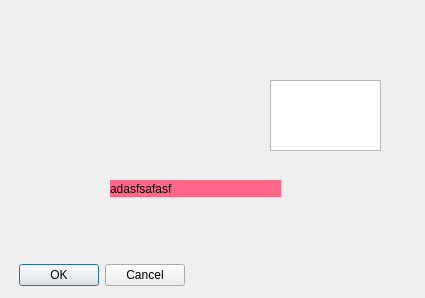
<?xml version="1.0" encoding="UTF-8"?>
<ui version="4.0">
 <class>Dialog</class>
 <widget class="QDialog" name="Dialog">
  <property name="geometry">
   <rect>
    <x>0</x>
    <y>0</y>
    <width>425</width>
    <height>298</height>
   </rect>
  </property>
  <property name="windowTitle">
   <string>Dialog</string>
  </property>
  <widget class="QDialogButtonBox" name="buttonBox">
   <property name="geometry">
    <rect>
     <x>9</x>
     <y>262</y>
     <width>176</width>
     <height>27</height>
    </rect>
   </property>
   <property name="orientation">
    <enum>Qt::Horizontal</enum>
   </property>
   <property name="standardButtons">
    <set>QDialogButtonBox::Cancel|QDialogButtonBox::Ok</set>
   </property>
  </widget>
  <widget class="QLabel" name="label">
   <property name="geometry">
    <rect>
     <x>40</x>
     <y>30</y>
     <width>41</width>
     <height>51</height>
    </rect>
   </property>
   <property name="autoFillBackground">
    <bool>false</bool>
   </property>
   <property name="styleSheet">
    <string notr="true">background-color: rgba(255, 255, 255, 10);</string>
   </property>
   <property name="text">
    <string/>
   </property>
   <property name="pixmap">
    <pixmap>../../../Documents/insinas 2017/python/bulb.jpeg</pixmap>
   </property>
   <property name="scaledContents">
    <bool>true</bool>
   </property>
  </widget>
  <widget class="QLabel" name="label_2">
   <property name="geometry">
    <rect>
     <x>100</x>
     <y>30</y>
     <width>41</width>
     <height>51</height>
    </rect>
   </property>
   <property name="text">
    <string/>
   </property>
   <property name="pixmap">
    <pixmap>../../../Documents/insinas 2017/python/bulb.jpeg</pixmap>
   </property>
   <property name="scaledContents">
    <bool>true</bool>
   </property>
  </widget>
  <widget class="QLabel" name="label_3">
   <property name="geometry">
    <rect>
     <x>160</x>
     <y>30</y>
     <width>41</width>
     <height>51</height>
    </rect>
   </property>
   <property name="text">
    <string/>
   </property>
   <property name="pixmap">
    <pixmap>../../../Documents/insinas 2017/python/bulb.jpeg</pixmap>
   </property>
   <property name="scaledContents">
    <bool>true</bool>
   </property>
  </widget>
  <widget class="QLabel" name="label_4">
   <property name="geometry">
    <rect>
     <x>220</x>
     <y>30</y>
     <width>41</width>
     <height>51</height>
    </rect>
   </property>
   <property name="text">
    <string/>
   </property>
   <property name="pixmap">
    <pixmap>../../../Documents/insinas 2017/python/bulb.jpeg</pixmap>
   </property>
   <property name="scaledContents">
    <bool>true</bool>
   </property>
  </widget>
  <widget class="QLabel" name="label_5">
   <property name="geometry">
    <rect>
     <x>220</x>
     <y>100</y>
     <width>41</width>
     <height>51</height>
    </rect>
   </property>
   <property name="text">
    <string/>
   </property>
   <property name="pixmap">
    <pixmap>../../../Documents/insinas 2017/python/bulb.jpeg</pixmap>
   </property>
   <property name="scaledContents">
    <bool>true</bool>
   </property>
  </widget>
  <widget class="QLabel" name="label_6">
   <property name="geometry">
    <rect>
     <x>160</x>
     <y>100</y>
     <width>41</width>
     <height>51</height>
    </rect>
   </property>
   <property name="text">
    <string/>
   </property>
   <property name="pixmap">
    <pixmap>../../../Documents/insinas 2017/python/bulb.jpeg</pixmap>
   </property>
   <property name="scaledContents">
    <bool>true</bool>
   </property>
  </widget>
  <widget class="QLabel" name="label_7">
   <property name="geometry">
    <rect>
     <x>100</x>
     <y>100</y>
     <width>41</width>
     <height>51</height>
    </rect>
   </property>
   <property name="text">
    <string/>
   </property>
   <property name="pixmap">
    <pixmap>../../../Documents/insinas 2017/python/bulb.jpeg</pixmap>
   </property>
   <property name="scaledContents">
    <bool>true</bool>
   </property>
  </widget>
  <widget class="QLabel" name="label_8">
   <property name="geometry">
    <rect>
     <x>50</x>
     <y>100</y>
     <width>41</width>
     <height>51</height>
    </rect>
   </property>
   <property name="text">
    <string/>
   </property>
   <property name="pixmap">
    <pixmap>../../../Documents/insinas 2017/python/bulb.jpeg</pixmap>
   </property>
   <property name="scaledContents">
    <bool>true</bool>
   </property>
  </widget>
  <widget class="QLabel" name="label_9">
   <property name="geometry">
    <rect>
     <x>110</x>
     <y>180</y>
     <width>171</width>
     <height>17</height>
    </rect>
   </property>
   <property name="styleSheet">
    <string notr="true">background-color: rgb(255, 102, 135);</string>
   </property>
   <property name="text">
    <string>adasfsafasf</string>
   </property>
  </widget>
  <widget class="QGraphicsView" name="graphicsView">
   <property name="geometry">
    <rect>
     <x>270</x>
     <y>80</y>
     <width>111</width>
     <height>71</height>
    </rect>
   </property>
  </widget>
 </widget>
 <resources/>
 <connections>
  <connection>
   <sender>buttonBox</sender>
   <signal>accepted()</signal>
   <receiver>Dialog</receiver>
   <slot>accept()</slot>
   <hints>
    <hint type="sourcelabel">
     <x>248</x>
     <y>288</y>
    </hint>
    <hint type="destinationlabel">
     <x>157</x>
     <y>274</y>
    </hint>
   </hints>
  </connection>
  <connection>
   <sender>buttonBox</sender>
   <signal>rejected()</signal>
   <receiver>Dialog</receiver>
   <slot>reject()</slot>
   <hints>
    <hint type="sourcelabel">
     <x>267</x>
     <y>288</y>
    </hint>
    <hint type="destinationlabel">
     <x>276</x>
     <y>274</y>
    </hint>
   </hints>
  </connection>
 </connections>
</ui>
